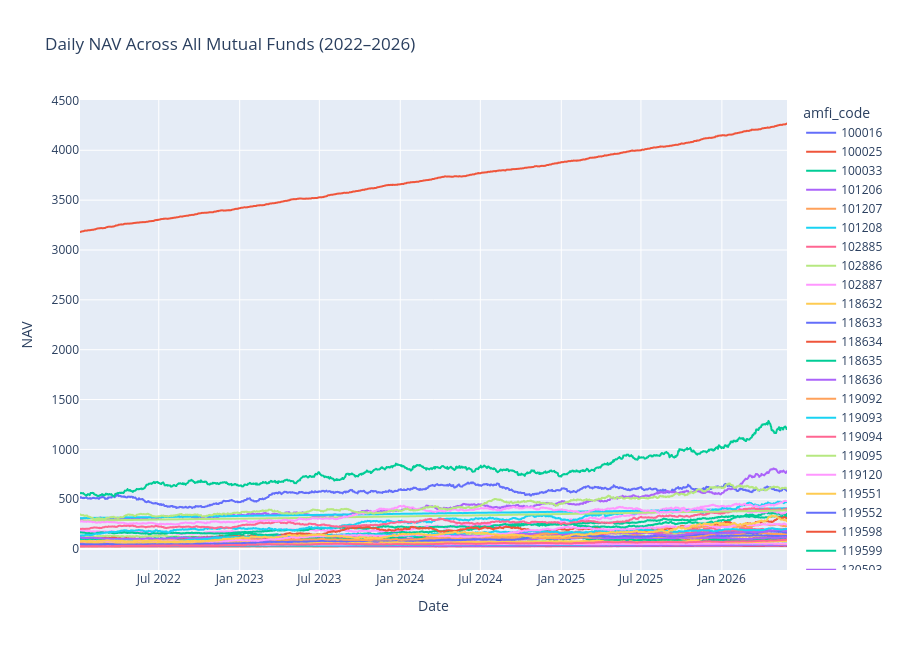

Notebook cell for this chart:
### Code cell
import pandas as pd
import plotly.express as px

nav = pd.read_csv("data/processed/clean_nav.csv")

nav["date"] = pd.to_datetime(nav["date"])

fig = px.line(
    nav,
    x="date",
    y="nav",
    color="amfi_code",
    title="Daily NAV Across All Mutual Funds (2022–2026)"
)

fig.update_layout(
    xaxis_title="Date",
    yaxis_title="NAV",
    height=650
)

fig.show()
fig.write_image(
    "reports/charts/nav_trend_line_all.png"
)

### Figure 1 — Plotly figure (JSON) as saved in the notebook; plotly's stock layout.template omitted (floating-point values rounded to 4 significant figures; data arrays with more than 128 entries replaced by an {"elided": "..."} marker saying what was removed)
{"data": [{"hovertemplate": "amfi_code=100016<br>date=%{x}<br>nav=%{y}<extra></extra>", "legendgroup": "100016", "line": {"color": "#636efa", "dash": "solid"}, "marker": {"symbol": "circle"}, "mode": "lines", "name": "100016", "showlegend": true, "type": "scattergl", "x": {"elided": "1150 str values"}, "xaxis": "x", "y": {"elided": "1150 float values"}, "yaxis": "y"}, {"hovertemplate": "amfi_code=100025<br>date=%{x}<br>nav=%{y}<extra></extra>", "legendgroup": "100025", "line": {"color": "#EF553B", "dash": "solid"}, "marker": {"symbol": "circle"}, "mode": "lines", "name": "100025", "showlegend": true, "type": "scattergl", "x": {"elided": "1150 str values"}, "xaxis": "x", "y": {"elided": "1150 float values"}, "yaxis": "y"}, {"hovertemplate": "amfi_code=100033<br>date=%{x}<br>nav=%{y}<extra></extra>", "legendgroup": "100033", "line": {"color": "#00cc96", "dash": "solid"}, "marker": {"symbol": "circle"}, "mode": "lines", "name": "100033", "showlegend": true, "type": "scattergl", "x": {"elided": "1150 str values"}, "xaxis": "x", "y": {"elided": "1150 float values"}, "yaxis": "y"}, {"hovertemplate": "amfi_code=101206<br>date=%{x}<br>nav=%{y}<extra></extra>", "legendgroup": "101206", "line": {"color": "#ab63fa", "dash": "solid"}, "marker": {"symbol": "circle"}, "mode": "lines", "name": "101206", "showlegend": true, "type": "scattergl", "x": {"elided": "1150 str values"}, "xaxis": "x", "y": {"elided": "1150 float values"}, "yaxis": "y"}, {"hovertemplate": "amfi_code=101207<br>date=%{x}<br>nav=%{y}<extra></extra>", "legendgroup": "101207", "line": {"color": "#FFA15A", "dash": "solid"}, "marker": {"symbol": "circle"}, "mode": "lines", "name": "101207", "showlegend": true, "type": "scattergl", "x": {"elided": "1150 str values"}, "xaxis": "x", "y": {"elided": "1150 float values"}, "yaxis": "y"}, {"hovertemplate": "amfi_code=101208<br>date=%{x}<br>nav=%{y}<extra></extra>", "legendgroup": "101208", "line": {"color": "#19d3f3", "dash": "solid"}, "marker": {"symbol": "circle"}, "mode": "lines", "name": "101208", "showlegend": true, "type": "scattergl", "x": {"elided": "1150 str values"}, "xaxis": "x", "y": {"elided": "1150 float values"}, "yaxis": "y"}, {"hovertemplate": "amfi_code=102885<br>date=%{x}<br>nav=%{y}<extra></extra>", "legendgroup": "102885", "line": {"color": "#FF6692", "dash": "solid"}, "marker": {"symbol": "circle"}, "mode": "lines", "name": "102885", "showlegend": true, "type": "scattergl", "x": {"elided": "1150 str values"}, "xaxis": "x", "y": {"elided": "1150 float values"}, "yaxis": "y"}, {"hovertemplate": "amfi_code=102886<br>date=%{x}<br>nav=%{y}<extra></extra>", "legendgroup": "102886", "line": {"color": "#B6E880", "dash": "solid"}, "marker": {"symbol": "circle"}, "mode": "lines", "name": "102886", "showlegend": true, "type": "scattergl", "x": {"elided": "1150 str values"}, "xaxis": "x", "y": {"elided": "1150 float values"}, "yaxis": "y"}, {"hovertemplate": "amfi_code=102887<br>date=%{x}<br>nav=%{y}<extra></extra>", "legendgroup": "102887", "line": {"color": "#FF97FF", "dash": "solid"}, "marker": {"symbol": "circle"}, "mode": "lines", "name": "102887", "showlegend": true, "type": "scattergl", "x": {"elided": "1150 str values"}, "xaxis": "x", "y": {"elided": "1150 float values"}, "yaxis": "y"}, {"hovertemplate": "amfi_code=118632<br>date=%{x}<br>nav=%{y}<extra></extra>", "legendgroup": "118632", "line": {"color": "#FECB52", "dash": "solid"}, "marker": {"symbol": "circle"}, "mode": "lines", "name": "118632", "showlegend": true, "type": "scattergl", "x": {"elided": "1150 str values"}, "xaxis": "x", "y": {"elided": "1150 float values"}, "yaxis": "y"}, {"hovertemplate": "amfi_code=118633<br>date=%{x}<br>nav=%{y}<extra></extra>", "legendgroup": "118633", "line": {"color": "#636efa", "dash": "solid"}, "marker": {"symbol": "circle"}, "mode": "lines", "name": "118633", "showlegend": true, "type": "scattergl", "x": {"elided": "1150 str values"}, "xaxis": "x", "y": {"elided": "1150 float values"}, "yaxis": "y"}, {"hovertemplate": "amfi_code=118634<br>date=%{x}<br>nav=%{y}<extra></extra>", "legendgroup": "118634", "line": {"color": "#EF553B", "dash": "solid"}, "marker": {"symbol": "circle"}, "mode": "lines", "name": "118634", "showlegend": true, "type": "scattergl", "x": {"elided": "1150 str values"}, "xaxis": "x", "y": {"elided": "1150 float values"}, "yaxis": "y"}, {"hovertemplate": "amfi_code=118635<br>date=%{x}<br>nav=%{y}<extra></extra>", "legendgroup": "118635", "line": {"color": "#00cc96", "dash": "solid"}, "marker": {"symbol": "circle"}, "mode": "lines", "name": "118635", "showlegend": true, "type": "scattergl", "x": {"elided": "1150 str values"}, "xaxis": "x", "y": {"elided": "1150 float values"}, "yaxis": "y"}, {"hovertemplate": "amfi_code=118636<br>date=%{x}<br>nav=%{y}<extra></extra>", "legendgroup": "118636", "line": {"color": "#ab63fa", "dash": "solid"}, "marker": {"symbol": "circle"}, "mode": "lines", "name": "118636", "showlegend": true, "type": "scattergl", "x": {"elided": "1150 str values"}, "xaxis": "x", "y": {"elided": "1150 float values"}, "yaxis": "y"}, {"hovertemplate": "amfi_code=119092<br>date=%{x}<br>nav=%{y}<extra></extra>", "legendgroup": "119092", "line": {"color": "#FFA15A", "dash": "solid"}, "marker": {"symbol": "circle"}, "mode": "lines", "name": "119092", "showlegend": true, "type": "scattergl", "x": {"elided": "1150 str values"}, "xaxis": "x", "y": {"elided": "1150 float values"}, "yaxis": "y"}, {"hovertemplate": "amfi_code=119093<br>date=%{x}<br>nav=%{y}<extra></extra>", "legendgroup": "119093", "line": {"color": "#19d3f3", "dash": "solid"}, "marker": {"symbol": "circle"}, "mode": "lines", "name": "119093", "showlegend": true, "type": "scattergl", "x": {"elided": "1150 str values"}, "xaxis": "x", "y": {"elided": "1150 float values"}, "yaxis": "y"}, {"hovertemplate": "amfi_code=119094<br>date=%{x}<br>nav=%{y}<extra></extra>", "legendgroup": "119094", "line": {"color": "#FF6692", "dash": "solid"}, "marker": {"symbol": "circle"}, "mode": "lines", "name": "119094", "showlegend": true, "type": "scattergl", "x": {"elided": "1150 str values"}, "xaxis": "x", "y": {"elided": "1150 float values"}, "yaxis": "y"}, {"hovertemplate": "amfi_code=119095<br>date=%{x}<br>nav=%{y}<extra></extra>", "legendgroup": "119095", "line": {"color": "#B6E880", "dash": "solid"}, "marker": {"symbol": "circle"}, "mode": "lines", "name": "119095", "showlegend": true, "type": "scattergl", "x": {"elided": "1150 str values"}, "xaxis": "x", "y": {"elided": "1150 float values"}, "yaxis": "y"}, {"hovertemplate": "amfi_code=119120<br>date=%{x}<br>nav=%{y}<extra></extra>", "legendgroup": "119120", "line": {"color": "#FF97FF", "dash": "solid"}, "marker": {"symbol": "circle"}, "mode": "lines", "name": "119120", "showlegend": true, "type": "scattergl", "x": {"elided": "1150 str values"}, "xaxis": "x", "y": {"elided": "1150 float values"}, "yaxis": "y"}, {"hovertemplate": "amfi_code=119551<br>date=%{x}<br>nav=%{y}<extra></extra>", "legendgroup": "119551", "line": {"color": "#FECB52", "dash": "solid"}, "marker": {"symbol": "circle"}, "mode": "lines", "name": "119551", "showlegend": true, "type": "scattergl", "x": {"elided": "1150 str values"}, "xaxis": "x", "y": {"elided": "1150 float values"}, "yaxis": "y"}, {"hovertemplate": "amfi_code=119552<br>date=%{x}<br>nav=%{y}<extra></extra>", "legendgroup": "119552", "line": {"color": "#636efa", "dash": "solid"}, "marker": {"symbol": "circle"}, "mode": "lines", "name": "119552", "showlegend": true, "type": "scattergl", "x": {"elided": "1150 str values"}, "xaxis": "x", "y": {"elided": "1150 float values"}, "yaxis": "y"}, {"hovertemplate": "amfi_code=119598<br>date=%{x}<br>nav=%{y}<extra></extra>", "legendgroup": "119598", "line": {"color": "#EF553B", "dash": "solid"}, "marker": {"symbol": "circle"}, "mode": "lines", "name": "119598", "showlegend": true, "type": "scattergl", "x": {"elided": "1150 str values"}, "xaxis": "x", "y": {"elided": "1150 float values"}, "yaxis": "y"}, {"hovertemplate": "amfi_code=119599<br>date=%{x}<br>nav=%{y}<extra></extra>", "legendgroup": "119599", "line": {"color": "#00cc96", "dash": "solid"}, "marker": {"symbol": "circle"}, "mode": "lines", "name": "119599", "showlegend": true, "type": "scattergl", "x": {"elided": "1150 str values"}, "xaxis": "x", "y": {"elided": "1150 float values"}, "yaxis": "y"}, {"hovertemplate": "amfi_code=120503<br>date=%{x}<br>nav=%{y}<extra></extra>", "legendgroup": "120503", "line": {"color": "#ab63fa", "dash": "solid"}, "marker": {"symbol": "circle"}, "mode": "lines", "name": "120503", "showlegend": true, "type": "scattergl", "x": {"elided": "1150 str values"}, "xaxis": "x", "y": {"elided": "1150 float values"}, "yaxis": "y"}, {"hovertemplate": "amfi_code=120504<br>date=%{x}<br>nav=%{y}<extra></extra>", "legendgroup": "120504", "line": {"color": "#FFA15A", "dash": "solid"}, "marker": {"symbol": "circle"}, "mode": "lines", "name": "120504", "showlegend": true, "type": "scattergl", "x": {"elided": "1150 str values"}, "xaxis": "x", "y": {"elided": "1150 float values"}, "yaxis": "y"}, {"hovertemplate": "amfi_code=120505<br>date=%{x}<br>nav=%{y}<extra></extra>", "legendgroup": "120505", "line": {"color": "#19d3f3", "dash": "solid"}, "marker": {"symbol": "circle"}, "mode": "lines", "name": "120505", "showlegend": true, "type": "scattergl", "x": {"elided": "1150 str values"}, "xaxis": "x", "y": {"elided": "1150 float values"}, "yaxis": "y"}, {"hovertemplate": "amfi_code=120506<br>date=%{x}<br>nav=%{y}<extra></extra>", "legendgroup": "120506", "line": {"color": "#FF6692", "dash": "solid"}, "marker": {"symbol": "circle"}, "mode": "lines", "name": "120506", "showlegend": true, "type": "scattergl", "x": {"elided": "1150 str values"}, "xaxis": "x", "y": {"elided": "1150 float values"}, "yaxis": "y"}, {"hovertemplate": "amfi_code=120507<br>date=%{x}<br>nav=%{y}<extra></extra>", "legendgroup": "120507", "line": {"color": "#B6E880", "dash": "solid"}, "marker": {"symbol": "circle"}, "mode": "lines", "name": "120507", "showlegend": true, "type": "scattergl", "x": {"elided": "1150 str values"}, "xaxis": "x", "y": {"elided": "1150 float values"}, "yaxis": "y"}, {"hovertemplate": "amfi_code=120841<br>date=%{x}<br>nav=%{y}<extra></extra>", "legendgroup": "120841", "line": {"color": "#FF97FF", "dash": "solid"}, "marker": {"symbol": "circle"}, "mode": "lines", "name": "120841", "showlegend": true, "type": "scattergl", "x": {"elided": "1150 str values"}, "xaxis": "x", "y": {"elided": "1150 float values"}, "yaxis": "y"}, {"hovertemplate": "amfi_code=120842<br>date=%{x}<br>nav=%{y}<extra></extra>", "legendgroup": "120842", "line": {"color": "#FECB52", "dash": "solid"}, "marker": {"symbol": "circle"}, "mode": "lines", "name": "120842", "showlegend": true, "type": "scattergl", "x": {"elided": "1150 str values"}, "xaxis": "x", "y": {"elided": "1150 float values"}, "yaxis": "y"}, {"hovertemplate": "amfi_code=120843<br>date=%{x}<br>nav=%{y}<extra></extra>", "legendgroup": "120843", "line": {"color": "#636efa", "dash": "solid"}, "marker": {"symbol": "circle"}, "mode": "lines", "name": "120843", "showlegend": true, "type": "scattergl", "x": {"elided": "1150 str values"}, "xaxis": "x", "y": {"elided": "1150 float values"}, "yaxis": "y"}, {"hovertemplate": "amfi_code=120844<br>date=%{x}<br>nav=%{y}<extra></extra>", "legendgroup": "120844", "line": {"color": "#EF553B", "dash": "solid"}, "marker": {"symbol": "circle"}, "mode": "lines", "name": "120844", "showlegend": true, "type": "scattergl", "x": {"elided": "1150 str values"}, "xaxis": "x", "y": {"elided": "1150 float values"}, "yaxis": "y"}, {"hovertemplate": "amfi_code=125497<br>date=%{x}<br>nav=%{y}<extra></extra>", "legendgroup": "125497", "line": {"color": "#00cc96", "dash": "solid"}, "marker": {"symbol": "circle"}, "mode": "lines", "name": "125497", "showlegend": true, "type": "scattergl", "x": {"elided": "1150 str values"}, "xaxis": "x", "y": {"elided": "1150 float values"}, "yaxis": "y"}, {"hovertemplate": "amfi_code=125498<br>date=%{x}<br>nav=%{y}<extra></extra>", "legendgroup": "125498", "line": {"color": "#ab63fa", "dash": "solid"}, "marker": {"symbol": "circle"}, "mode": "lines", "name": "125498", "showlegend": true, "type": "scattergl", "x": {"elided": "1150 str values"}, "xaxis": "x", "y": {"elided": "1150 float values"}, "yaxis": "y"}, {"hovertemplate": "amfi_code=148567<br>date=%{x}<br>nav=%{y}<extra></extra>", "legendgroup": "148567", "line": {"color": "#FFA15A", "dash": "solid"}, "marker": {"symbol": "circle"}, "mode": "lines", "name": "148567", "showlegend": true, "type": "scattergl", "x": {"elided": "1150 str values"}, "xaxis": "x", "y": {"elided": "1150 float values"}, "yaxis": "y"}, {"hovertemplate": "amfi_code=148568<br>date=%{x}<br>nav=%{y}<extra></extra>", "legendgroup": "148568", "line": {"color": "#19d3f3", "dash": "solid"}, "marker": {"symbol": "circle"}, "mode": "lines", "name": "148568", "showlegend": true, "type": "scattergl", "x": {"elided": "1150 str values"}, "xaxis": "x", "y": {"elided": "1150 float values"}, "yaxis": "y"}, {"hovertemplate": "amfi_code=148569<br>date=%{x}<br>nav=%{y}<extra></extra>", "legendgroup": "148569", "line": {"color": "#FF6692", "dash": "solid"}, "marker": {"symbol": "circle"}, "mode": "lines", "name": "148569", "showlegend": true, "type": "scattergl", "x": {"elided": "1150 str values"}, "xaxis": "x", "y": {"elided": "1150 float values"}, "yaxis": "y"}, {"hovertemplate": "amfi_code=149322<br>date=%{x}<br>nav=%{y}<extra></extra>", "legendgroup": "149322", "line": {"color": "#B6E880", "dash": "solid"}, "marker": {"symbol": "circle"}, "mode": "lines", "name": "149322", "showlegend": true, "type": "scattergl", "x": {"elided": "1150 str values"}, "xaxis": "x", "y": {"elided": "1150 float values"}, "yaxis": "y"}, {"hovertemplate": "amfi_code=149323<br>date=%{x}<br>nav=%{y}<extra></extra>", "legendgroup": "149323", "line": {"color": "#FF97FF", "dash": "solid"}, "marker": {"symbol": "circle"}, "mode": "lines", "name": "149323", "showlegend": true, "type": "scattergl", "x": {"elided": "1150 str values"}, "xaxis": "x", "y": {"elided": "1150 float values"}, "yaxis": "y"}, {"hovertemplate": "amfi_code=149324<br>date=%{x}<br>nav=%{y}<extra></extra>", "legendgroup": "149324", "line": {"color": "#FECB52", "dash": "solid"}, "marker": {"symbol": "circle"}, "mode": "lines", "name": "149324", "showlegend": true, "type": "scattergl", "x": {"elided": "1150 str values"}, "xaxis": "x", "y": {"elided": "1150 float values"}, "yaxis": "y"}], "layout": {"height": 650, "legend": {"title": {"text": "amfi_code"}, "tracegroupgap": 0}, "title": {"text": "Daily NAV Across All Mutual Funds (2022–2026)"}, "xaxis": {"anchor": "y", "domain": [0, 1], "title": {"text": "Date"}}, "yaxis": {"anchor": "x", "domain": [0, 1], "title": {"text": "NAV"}}}}
